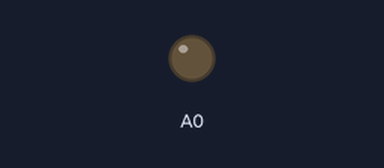
A sketch run on a simulated Arduino Uno R4 WiFi. Parts: output pins drawn as LEDs (lit = HIGH). Random numbers use the default seed unless the sketch sets one.

Above: at 0.0 s.
At 1.4 s:
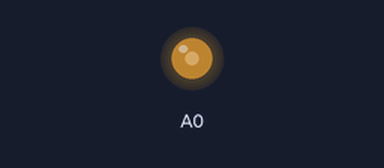
Timing chart, 0 to 2.9 s (numbered marks = the images above):
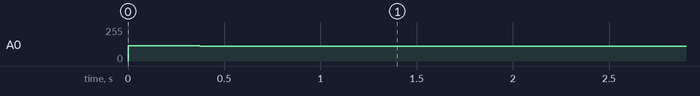

The sketch:

Poly_Karp.ino
```cpp
// Poly karplus strong with distortion and reverb //

#include "FspTimer.h"

FspTimer audio_timer;

#define SAMPLERATE  22050
#define MAXTEMPO    14    // 350 BPM 16th note
#define MINTEMPO    111   // 45 BPM 16th note
#define SIZE        256   // audio buffer
#define POLY        2     // Two voice poly

float randomf(float minf, float maxf) { return minf + (rand()%(1UL << 31))*(maxf - minf) / (1UL << 31); }
float dist_filter(float input, float peak){ input = input * 4.0f / 3.0f; return clip(input, peak); }
float clip(float cval, float peak){ return (cval > 0) ? ((cval < peak) ? cval : peak) : ((cval > (-1.0f * peak)) ? cval : (-1.0f * peak)); }

  float r[POLY];
  float x[POLY];
  float b[POLY];
  float out[POLY];
  float last[POLY];
  float curr[POLY];
  float delaymem[POLY][SIZE];
  uint16_t locat[POLY];
  uint16_t bound[POLY];
  float accum[POLY];
  float lowpass[POLY]; // 0 ... 1.0
  float nx[POLY];

const int FIXED_BITS = 14;
const int FIXED_SCALE = (1 << FIXED_BITS);
const int REVERB_SIZE = 0x1200;
const int REVERB_LENGTH = (int)(REVERB_SIZE * 0.9f);
const int REVERB_DECAY = (int)(FIXED_SCALE * 0.7f);

int16_t reverbAddr;
int reverbBuffer[REVERB_SIZE];


void timer_callback(timer_callback_args_t __attribute((unused)) *p_args) {

  for (int j = 0; j < POLY; j++) {

    delaymem[j][locat[j]++] = out[j];
    if (locat[j] >= bound[j]) locat[j] = 0;
    curr[j] = delaymem[j][locat[j]];
    out[j] = 0.5f * accum[j];
    accum[j] = accum[j] - (b[j] * (accum[j] - (last[j] + curr[j])));
    last[j] = curr[j];

  }

  float outs = 0.0f;
  for (int l = 0; l < POLY; l++) outs += out[l];
  outs = outs / POLY;

  int16_t sample = 32768 * dist_filter(outs, 0.1f);

  int reverb = ((int)reverbBuffer[reverbAddr] * REVERB_DECAY) >> FIXED_BITS;
  reverb += sample;
  reverbBuffer[reverbAddr] = reverb;
  reverbAddr++;
  if (reverbAddr > REVERB_LENGTH) reverbAddr = 0;
  int16_t output = sample + (reverbBuffer[reverbAddr]>>3);

  analogWrite(DAC, 2048 + (output>>4));

}

bool beginTimer(float rate) {

  uint8_t timer_type = GPT_TIMER;
  int8_t tindex = FspTimer::get_available_timer(timer_type);
  if (tindex==0){
    FspTimer::force_use_of_pwm_reserved_timer();
    tindex = FspTimer::get_available_timer(timer_type);
  }
  if (tindex==0){
    return false;
  }

  if(!audio_timer.begin(TIMER_MODE_PERIODIC, timer_type, tindex, rate, 0.0f, timer_callback)){
    return false;
  }

  if (!audio_timer.setup_overflow_irq()){
    return false;
  }

  if (!audio_timer.open()){
    return false;
  }

  if (!audio_timer.start()){
    return false;
  }

  return true;

}

void setup() {

  analogWriteResolution(12);
  beginTimer(SAMPLERATE);

  x[0] = 0.1f;
  x[1] = 0.2f;
  r[0] = 3.7f;
  r[1] = 3.8f;

}

void loop() {

  for (int k = 0; k < POLY; k++) {

    nx[k] = x[k];
    x[k] = r[k] * nx[k] * (1.0f - nx[k]);

  }

  for (int i = 0; i < SIZE; i++) delaymem[0][i] = randomf(-1.0f, 1.0f);
  bound[0] = map(SIZE * x[0], 0, SIZE, 16, SIZE);
  b[0] = fabs(x[1]);

  delay(4 * MINTEMPO);

  for (int i = 0; i < SIZE; i++) delaymem[1][i] = randomf(-1.0f, 1.0f);
  bound[1] = map(SIZE * x[1], 0, SIZE, 16, SIZE);
  b[1] = fabs(x[0]);

  delay(2 * MINTEMPO);

}
```

Measured:
- by itself, A0: 0/255 → 114/255 at 0.00 s, → 113/255 0.19 s later, → 112/255 0.19 s later, → 111/255 0.19 s later, … (6 changes in this stretch)
